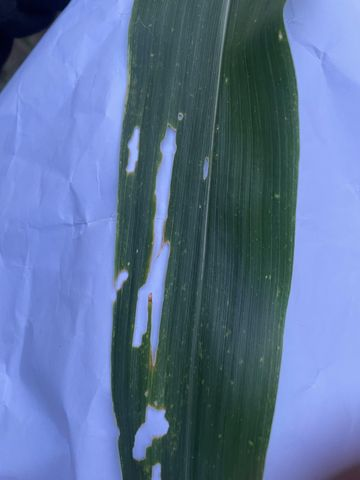
#> input picture dataset/daun rusak/(11)_result.jpg, 360 x 480 px, found by its file name; its folder holds only this picture in this run; the run also reads 1 picture not shown here
$ jupyter execute --allow-errors ML.ipynb   (shell and % lines are left out)   (older library calls are emulated)
#> lines starting #> are read from the running program, lines starting #| are printed output that depends on the picture; after the words box and inside, x2 and y2 are one past the last pixel; in counts of white or black regions, pixels touching at a corner belong together; long printed decimals are rounded
# Corn Leaf Disease Detection with Enhanced KNN (EKNN)

Pipeline:

1. Pre-processing (normalisasi, grayscale, reduksi noise)
2. Segmentasi dengan **Otsu Thresholding**
3. Ekstraksi fitur (Fine, Coarse, DOR)
4. Klasifikasi dengan Enhanced K-Nearest Neighbour (EKNN)
5. Evaluasi: Confusion Matrix, Classification Report, ROC multi-kelas
6. Visualisasi: Before–After preprocessing & segmentasi per kelas.

[cell 1]
import os
import numpy as np
import cv2
import matplotlib.pyplot as plt
import pandas as pd
import seaborn as sns

from sklearn.neighbors import KNeighborsClassifier
from sklearn.metrics import confusion_matrix, classification_report, roc_curve, auc, ConfusionMatrixDisplay
from sklearn.preprocessing import label_binarize
from sklearn.model_selection import train_test_split
from itertools import cycle
from sklearn.metrics import accuracy_score, classification_report, confusion_matrix

plt.rcParams['figure.figsize'] = (6, 4)
plt.rcParams['figure.dpi'] = 120

print("Libraries loaded.")

# EDA

[cell 2]
# Pertama, mari kita periksa struktur internal archive.zip
print("Listing contents of archive.zip:")
print("\n")

# Periksa apa yang sebenarnya ada di direktori /content/ setelah unzip
print("Listing contents of /content/ after unzip:")
print("\n")

base_dir = "/content/dataset"   # BUKAN /content/dataset

classes = os.listdir(base_dir)
class_counts = {}

for c in classes:
    class_path = os.path.join(base_dir, c)
    num_files = len(os.listdir(class_path))
    class_counts[c] = num_files
#> pass 2 of the loop `for c in classes:`:

class_counts

# Set direktori dataset utama. Kini daxtaset berada di /content/dataset
BASE_DIR = "/content/dataset"

CLASS_MAP = {
    "daun sehat": "HL",   # Healthy Leaf
    "daun rusak": "DMG",  # Damaged Leaf
    "hawar daun": "NLB",  # Northern Leaf Blight
    "karat daun": "RS"    # Rust
}

print("Base directory for dataset processing:", BASE_DIR)
print("Kelas yang diharapkan:", CLASS_MAP)

[cell 3]
# Kontruksi Data Awal
import math
import os
import pandas as pd

# Reconstruct df_raw for EDA purposes here, as it's missing
data = []
for class_name in classes:
    folder_path = os.path.join(BASE_DIR, class_name)
    if os.path.isdir(folder_path):
        for filename in os.listdir(folder_path):
            if filename.lower().endswith(('.png', '.jpg', '.jpeg')):
                filepath = os.path.join(folder_path, filename)
                data.append({"filepath": filepath, "label": class_name})
#> pass 2 of the loop `for class_name in classes:`:

df_raw = pd.DataFrame(data)

num_samples = 4  # jumlah contoh tiap kelas
plt.figure(figsize=(14, 8))

total_slots = len(classes) * num_samples

rows = len(classes)
cols = num_samples

plt.suptitle("Contoh Gambar Tiap Kelas", fontsize=18, y=1.02)

plot_index = 1
#> (the rest of this cell did not finish here and is left out)

[cell 4]
# Distribusi Kelas
classes = os.listdir(base_dir)
class_counts = {}

for c in classes:
    class_path = os.path.join(base_dir, c)
    num_files = len(os.listdir(class_path))
    class_counts[c] = num_files
#> pass 2 of the loop `for c in classes:`:

print("\nJumlah gambar per kelas:")
print(class_counts)

class_counts = df_raw["label"].value_counts()

plt.figure(figsize=(8,5))
sns.countplot(data=df_raw, x="label", palette="viridis")
plt.title("Distribusi Jumlah Gambar per Kelas")
plt.xticks(rotation=20)
plt.ylabel("Jumlah Gambar")
plt.show()

print("\nJumlah gambar per kelas:")
print(class_counts)

[cell 5]
# Visualisasi jumlah gambar
plt.figure(figsize=(8,5))
plt.bar(class_counts.index, class_counts.values, color='skyblue')
plt.title("Distribusi Jumlah Gambar per Kelas")
plt.xticks(rotation=45)
plt.ylabel("Jumlah Gambar")
plt.show()
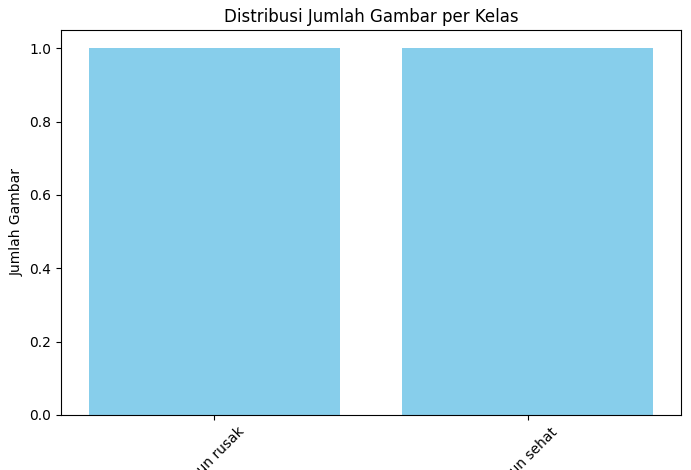
#> figure drawn by matplotlib, 1 panel

[cell 6]
# Tampilan contoh gambar per kelas
plt.figure(figsize=(12, 8))

for idx, c in enumerate(classes):
    folder_path = os.path.join(base_dir, c)
    img_name = os.listdir(folder_path)[0]  # Ambil 1 gambar pertama
    img_path = os.path.join(folder_path, img_name)

    img = cv2.imread(img_path)
#> img is the input picture: shape (480, 360, 3); mean B, G, R 155.4, 115.7, 92.5
    img = cv2.cvtColor(img, cv2.COLOR_BGR2RGB)

    plt.subplot(2, 2, idx+1)
    plt.imshow(img)
    plt.title(c)
    plt.axis("off")
#> pass 2 of the loop `for idx, c in enumerate(classes):`:
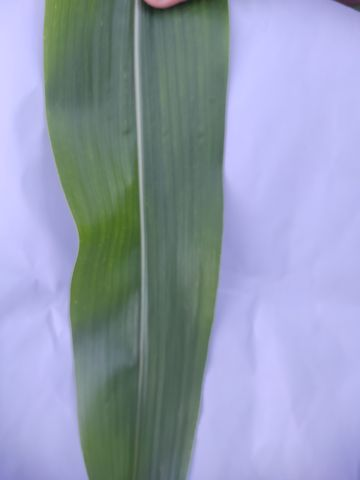
#> input picture dataset/daun sehat/(100)_result.jpg, 360 x 480 px, found by its file name
#> img is the input picture: shape (480, 360, 3); mean B, G, R 178.5, 155.3, 145.8

plt.suptitle("Contoh Gambar Tiap Kelas", fontsize=16)
plt.show()

[cell 7]
# Analisis Ukuran gambar (tinggi dan lebar)
sizes = []

for c in classes:
    folder_path = os.path.join(base_dir, c)
    for f in os.listdir(folder_path):
        img_path = os.path.join(folder_path, f)
        img = cv2.imread(img_path)

        if img is None:
            continue

        h, w = img.shape[:2]
#> h = 480; w = 360
        sizes.append((h, w))
#> pass 2 of the loop `for c in classes:`:

sizes[:5]
#> Out = [(480, 360), (480, 360)]

[cell 8]
# Visualisasi Distribusi ukuran gambar
heights = [s[0] for s in sizes]
#> heights = [480, 480]
widths  = [s[1] for s in sizes]
#> widths = [360, 360]

plt.figure(figsize=(14, 5))

plt.subplot(1, 2, 1)
plt.hist(heights, bins=20, color='orange')
plt.title("Distribusi Tinggi Gambar")
plt.xlabel("Height (px)")
plt.ylabel("Frekuensi")

plt.subplot(1, 2, 2)
plt.hist(widths, bins=20, color='green')
plt.title("Distribusi Lebar Gambar")
plt.xlabel("Width (px)")
plt.ylabel("Frekuensi")

plt.show()
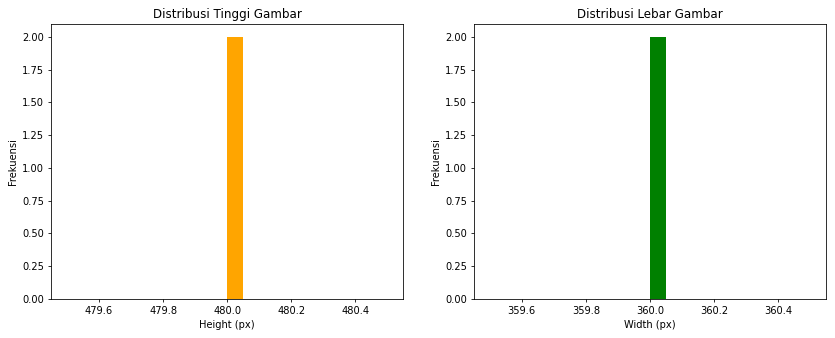
#> figure drawn by matplotlib, 2 panels; panel 1: tallest bar 2 high, from x = 480 to 480.1; panel 2: tallest bar 2 high, from x = 360 to 360.1

[cell 9]
# Analisis Brightness (Tinhkat kecerahan gambar)
brightness = []

for c in classes:
    folder_path = os.path.join(base_dir, c)
    for f in os.listdir(folder_path):
        img_path = os.path.join(folder_path, f)
        img = cv2.imread(img_path)

        if img is None:
            continue

        gray = cv2.cvtColor(img, cv2.COLOR_BGR2GRAY)
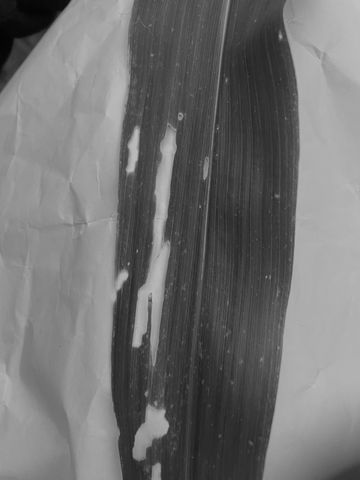
#> gray: shape (480, 360); min 3, max 192, mean 113.3
        brightness.append(gray.mean())
#> pass 2 of the loop `for c in classes:`:

plt.figure(figsize=(8,5))
plt.hist(brightness, bins=40, color='purple')
plt.title("Distribusi Brightness Gambar")
plt.xlabel("Brightness")
plt.ylabel("Jumlah Gambar")
plt.show()
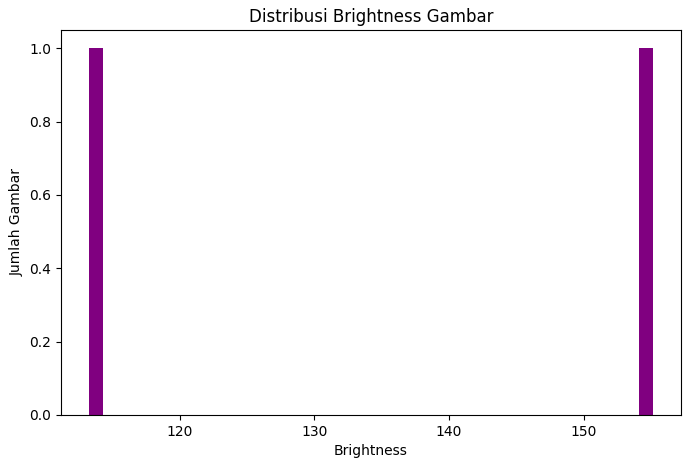
#> figure drawn by matplotlib, 1 panel

[cell 10]
# KONVERSI MENJADI FITUR NUMERIK SEDERHANA (UNTUK EDA ML)

def preprocess_to_vector(path, size=(64,64)):
    img = cv2.imread(path)
    img = cv2.cvtColor(img, cv2.COLOR_BGR2GRAY)
    img = cv2.resize(img, size)
    return img.flatten()

samples_per_class = 3
processed_rows = []

#> (the rest of this cell did not finish here and is left out)

#> (a cell that did not finish here is left out)

[cell 12]
# Heatmap
plt.figure(figsize=(12,8))
#> (the rest of this cell did not finish here and is left out)

[cell 13]
print("\n=== RINGKASAN EDA DATASET ===")
print("Jumlah total gambar :", len(df_raw))
print("Jumlah kelas        :", df_raw['label'].nunique())
print("Distribusi kelas    :\n", df_raw['label'].value_counts())
print("Rata-rata tinggi    :", np.mean(heights))
#| Rata-rata tinggi    : 480.0
print("Rata-rata lebar     :", np.mean(widths))
#| Rata-rata lebar     : 360.0
print("Rata-rata brightness:", np.mean(brightness))
#| Rata-rata brightness: 134.208
#> (the rest of this cell did not finish here and is left out)

## Preprocessing

[cell 14]
# ===================================================================================
# PRE-PROCESSING & SEGMENTASI
# ===================================================================================

def preprocess_image(img, target_size=(256, 256)):
    """
    Preprocessing citra daun jagung.

    Tahapan:
    1. Resize ke ukuran target (default 256x256, sejalan dengan PlantVillage).
    2. BGR (OpenCV) -> RGB.
    3. Normalisasi piksel ke [0, 1].
    4. Konversi ke grayscale.
    """
    img_resized = cv2.resize(img, target_size)
    img_rgb = cv2.cvtColor(img_resized, cv2.COLOR_BGR2RGB)
    img_rgb_norm = img_rgb.astype("float32") / 255.0
    gray = cv2.cvtColor((img_rgb_norm * 255).astype("uint8"), cv2.COLOR_RGB2GRAY)
    return img_rgb_norm, gray


def segment_otsu(gray):
    """
    Segmentasi Otsu berbasis intensitas.

    1. Gaussian blur untuk mereduksi noise.
    2. Thresholding Otsu -> citra biner.
    """
    blur = cv2.GaussianBlur(gray, (5, 5), 0)
    _, otsu_binary = cv2.threshold(blur, 0, 255, cv2.THRESH_BINARY + cv2.THRESH_OTSU)
    return otsu_binary

[cell 15]
# ===================================================================================
# VISUALISASI: BEFORE–AFTER PREPROCESSING & OTSU SEGMENTATION
# ===================================================================================

import random

def show_before_after(path):
    """
    Menampilkan:
    - Citra asli (RGB)
    - Citra grayscale
    - Hasil segmentasi Otsu
    """
    img = cv2.imread(path)
    if img is None:
        print("Gagal membaca citra:", path)
        return

    rgb_norm, gray = preprocess_image(img)
#> in preprocess_image, `img_resized = cv2.resize(img, target_size)`:
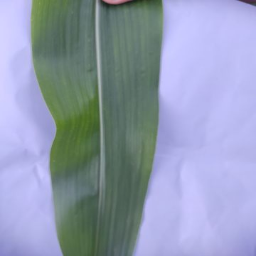
#> img_resized: shape (256, 256, 3); mean B, G, R 178.4, 155.2, 145.7
#> in preprocess_image, `gray = cv2.cvtColor((img_rgb_norm * 255).astype("uint8"), cv2.COLOR_RG..`:
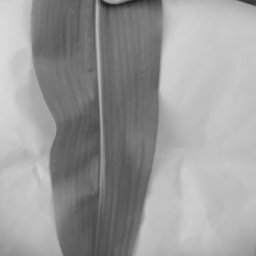
#> gray: shape (256, 256); min 30, max 217, mean 155
    otsu_bin = segment_otsu(gray)
#> in segment_otsu, `_, otsu_binary = cv2.threshold(blur, 0, 255, cv2.THRESH_BINARY + cv2.T..`:
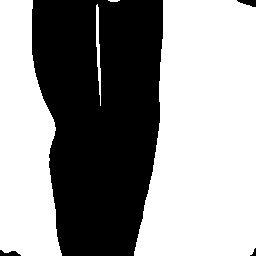
#> otsu_binary: shape (256, 256); 57.9% white; 4 black regions, box (x1, y1, x2, y2) and area: (32, 0, 163, 256) 27388, (237, 0, 256, 7) 86, (0, 250, 21, 256) 81, (250, 248, 256, 256) 23

    plt.figure(figsize=(9, 3))

    plt.subplot(1, 3, 1)
    plt.imshow(cv2.cvtColor(img, cv2.COLOR_BGR2RGB))
    plt.title("Original")
    plt.axis("off")

    plt.subplot(1, 3, 2)
    plt.imshow(gray, cmap="gray")
    plt.title("Grayscale")
    plt.axis("off")

    plt.subplot(1, 3, 3)
    plt.imshow(otsu_bin, cmap="gray")
    plt.title("Otsu Segmentation")
    plt.axis("off")

    plt.suptitle(os.path.basename(path))
    plt.tight_layout()
    plt.show()


print("Contoh visualisasi before-after per kelas:\n")
for folder_name in CLASS_MAP.keys():
    folder_path = os.path.join(BASE_DIR, folder_name)
    if not os.path.isdir(folder_path):
        continue
    files = [f for f in os.listdir(folder_path) if f.lower().endswith((".jpg", ".jpeg", ".png"))]
    if not files:
        continue
    sample_path = os.path.join(folder_path, random.choice(files))
    print(f"Kelas: {folder_name}, contoh file: {sample_path}")
    show_before_after(sample_path)
#> pass 2 of the loop `for folder_name in CLASS_MAP.keys():`:
#> in segment_otsu (call 2), `_, otsu_binary = cv2.threshold(blur, 0, 255, cv2.THRESH_BINARY + cv2.T..`:
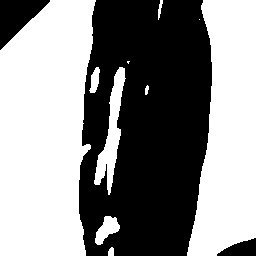
#> otsu_binary: shape (256, 256); 54.4% white; 3 black regions, box (x1, y1, x2, y2) and area: (79, 0, 212, 256) 28148, (0, 0, 50, 50) 1292, (217, 238, 256, 256) 445

[cell 16]
# ===================================================================================
# EKSTRAKSI FITUR: FINE, COARSE, DOR
# ===================================================================================

# ---------- FINE FEATURES (LBP-like rotation invariant) ----------
def extract_fine_features(gray, radius=1, neighbors=8, step=2):
    h, w = gray.shape
    codes = []

    for y in range(radius, h - radius, step):
        for x in range(radius, w - radius, step):
            center = gray[y, x]
            binary = []
            for n in range(neighbors):
                theta = 2 * np.pi * n / neighbors
                yy = int(round(y + radius * np.sin(theta)))
                xx = int(round(x + radius * np.cos(theta)))
                binary.append(1 if gray[yy, xx] >= center else 0)

            # Rotation invariant
            rotations = [
                int("".join(map(str, binary[i:] + binary[:i])), 2)
                for i in range(neighbors)
            ]
            codes.append(min(rotations))

    hist, _ = np.histogram(codes, bins=256, range=(0,256))
    hist = hist.astype("float32")
    hist /= (hist.sum() + 1e-8)
    return hist


# ---------- COARSE FEATURES (gradient magnitude) ----------
def extract_coarse_features(gray, num_bins=32):
    sobelx = cv2.Sobel(gray.astype("float32"), cv2.CV_32F, 1, 0, ksize=3)
    sobely = cv2.Sobel(gray.astype("float32"), cv2.CV_32F, 0, 1, ksize=3)
    magnitude = np.sqrt(sobelx**2 + sobely**2)

    hist, _ = np.histogram(magnitude, bins=num_bins, range=(0, magnitude.max()+1e-8))
    hist = hist.astype("float32")
    hist /= (hist.sum() + 1e-8)
    return hist


# ---------- DOR FEATURES ----------
def extract_dor_features(gray, window_size=5):
    assert window_size % 2 == 1, "window_size harus ganjil"

    pad = window_size // 2
    padded = np.pad(gray.astype("float32"), pad, mode="reflect")
    h, w = gray.shape
    dom_idx = []

    for y in range(h):
        for x in range(w):
            region = padded[y:y+window_size, x:x+window_size]
            center = padded[y+pad, x+pad]

            diffs = np.abs(region - center).flatten()
            dom_idx.append(np.argmax(diffs))

    num_pos = window_size * window_size
    hist, _ = np.histogram(dom_idx, bins=num_pos, range=(0, num_pos))
    hist = hist.astype("float32")
    hist /= (hist.sum() + 1e-8)
    return hist

[cell 17]
# Wrapper
# ===================================================================================
# GABUNGKAN SEMUA FITUR MENJADI 1 VEKTOR
# ===================================================================================

def extract_all_features(gray):
    fine   = extract_fine_features(gray)
    coarse = extract_coarse_features(gray)
    dor    = extract_dor_features(gray)

    # Total fitur = 256 + 32 + 25 = 313 dimensi
    return np.concatenate([fine, coarse, dor]).astype("float32")

[cell 18]
# Pipeline
# ===================================================================================
# PIPELINE UTAMA: PATH → PREPROCESSING → OTSU → FITUR
# ===================================================================================

def process_image_to_vector(path):
    img = cv2.imread(path)
    if img is None:
        print("Gagal membaca:", path)
        return None

    rgb_norm, gray = preprocess_image(img)
    otsu_mask = segment_otsu(gray)
    feat_vec = extract_all_features(gray)
#> after the loop in extract_fine_features, `for y in range(radius, h - radius, step):`: codes = 16129 values, max 255 at index 17, min 0 at index 189, mean 70
#> in extract_fine_features, `hist, _ = np.histogram(codes, bins=256, range=(0,256))`: hist = 256 values, max 2979 at index 15, min 0 at index 2, mean 63
#> in extract_fine_features, `hist /= (hist.sum() + 1e-8)`: hist = 256 values, max 0.185 at index 15, min 0 at index 2, mean 0.00391
#> in extract_all_features, `fine   = extract_fine_features(gray)`: fine has the same summary as hist in extract_fine_features
#> in extract_coarse_features, `sobely = cv2.Sobel(gray.astype("float32"), cv2.CV_32F, 0, 1, ksize=3)`:
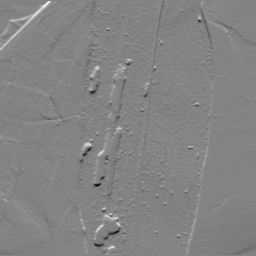
#> sobely: shape (256, 256) float32; min -382, max 357, mean -0.2; drawn with min black and max white
#> in extract_coarse_features, `magnitude = np.sqrt(sobelx**2 + sobely**2)`:
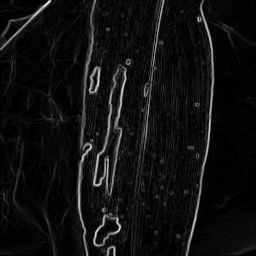
#> magnitude: shape (256, 256) float32; min 0, max 478.5, mean 31; drawn with min black and max white
#> in extract_coarse_features, `hist, _ = np.histogram(magnitude, bins=num_bins, range=(0, magnitude.m..`: hist = 32 values, max 31991 at index 0, min 0 at index 29, mean 2048
#> in extract_coarse_features, `hist /= (hist.sum() + 1e-8)`: hist = 32 values, max 0.488 at index 0, min 0 at index 29, mean 0.0312
#> in extract_all_features, `coarse = extract_coarse_features(gray)`: coarse has the same summary as hist in extract_coarse_features
#> in extract_dor_features, `padded = np.pad(gray.astype("float32"), pad, mode="reflect")`:
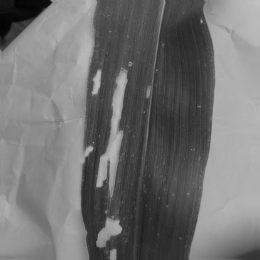
#> padded: shape (260, 260) float32; min 4, max 192, mean 113.4
#> after the loop in extract_dor_features, `for y in range(h):`: dom_idx = 65536 items
#> in extract_dor_features, `hist, _ = np.histogram(dom_idx, bins=num_pos, range=(0, num_pos))`: hist = 25 values, max 14112 at index 0, min 0 at index 12, mean 2621.4
#> in extract_dor_features, `hist /= (hist.sum() + 1e-8)`: hist = 25 values, max 0.215 at index 0, min 0 at index 12, mean 0.04
#> in extract_all_features, `dor    = extract_dor_features(gray)`: dor has the same summary as hist in extract_dor_features

    return feat_vec

#> (a cell that did not finish here is left out)

[cell 20]
# ===================================================================================
# MEMBANGUN X (FITUR) DAN y (LABEL)
# ===================================================================================

from tqdm import tqdm

X = []
y = []

print("Memulai ekstraksi fitur seluruh dataset...\n")

for fp, label in tqdm(zip(df_raw["filepath"], df_raw["label"]), total=len(df_raw)):
    feat = process_image_to_vector(fp)
#> in process_image_to_vector, `feat_vec = extract_all_features(gray)`: feat_vec = 313 values, max 0.488 at index 256, min 0 at index 2, mean 0.00958
#> feat has the same summary as feat_vec in process_image_to_vector
    X.append(feat)
    y.append(label)
#> pass 2 of the loop `for fp, label in tqdm(zip(df_raw["filepath"], df_raw["label"]), total=..`:
#> in extract_dor_features (call 2), `padded = np.pad(gray.astype("float32"), pad, mode="reflect")`:
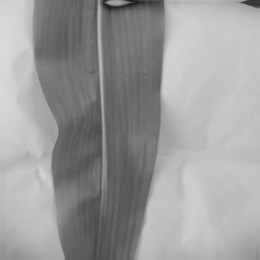
#> padded: shape (260, 260) float32; min 30, max 217, mean 155.4
#> in extract_dor_features (call 2), `hist, _ = np.histogram(dom_idx, bins=num_pos, range=(0, num_pos))`: hist = 25 values, max 21147 at index 0, min 0 at index 12, mean 2621.4
#> in extract_dor_features (call 2), `hist /= (hist.sum() + 1e-8)`: hist = 25 values, max 0.323 at index 0, min 0 at index 12, mean 0.04
#> feat = 313 values, max 0.636 at index 256, min 0 at index 2, mean 0.00958

X = np.array(X)
y = np.array(y)

print("X shape:", X.shape)
#| X shape: (2, 313)
print("Contoh fitur satu gambar:", X[0][:10])
#| Contoh fitur satu gambar: [0.02418 0.05103  0.         0.03205 0.         0.00527
#|  0.         0.06473 0.         0.009052]

[cell 21]
from sklearn.preprocessing import LabelEncoder
le = LabelEncoder()
y_encoded = le.fit_transform(y)
#> y_encoded = [0, 1]

print("Label mapping:", dict(zip(le.classes_, le.transform(le.classes_))))
